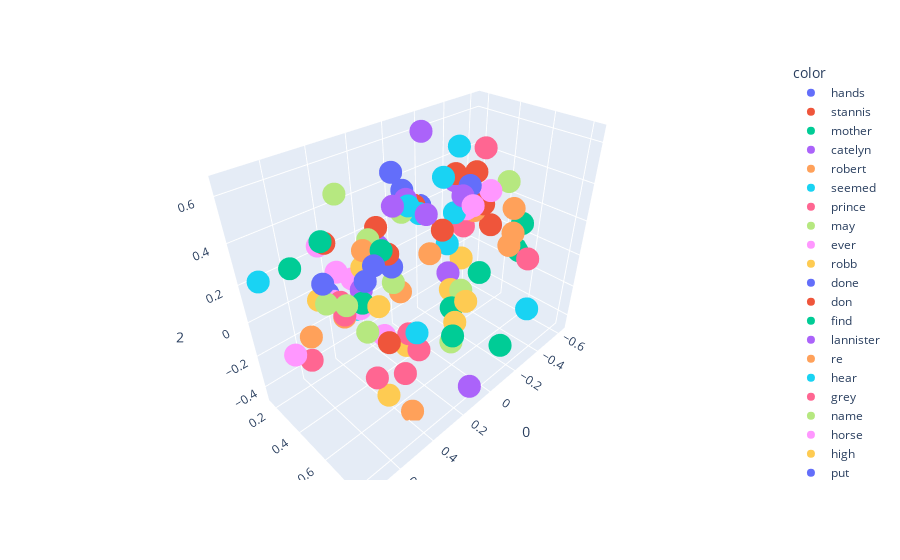

Notebook code cell kept with this figure:
### Code cell
import plotly.express as px
fig = px.scatter_3d(X[200:300],x=0,y=1,z=2, color=y[200:300])
fig.show()

### Figure 1 — Plotly figure (JSON) as saved in the notebook; plotly's stock layout.template omitted (floating-point values rounded to 4 significant figures)
{"data": [{"hovertemplate": "color=hands<br>0=%{x}<br>1=%{y}<br>2=%{z}<extra></extra>", "legendgroup": "hands", "marker": {"color": "#636efa", "symbol": "circle"}, "mode": "markers", "name": "hands", "scene": "scene", "showlegend": true, "type": "scatter3d", "x": [-0.2424], "y": [0.459], "z": [0.399]}, {"hovertemplate": "color=stannis<br>0=%{x}<br>1=%{y}<br>2=%{z}<extra></extra>", "legendgroup": "stannis", "marker": {"color": "#EF553B", "symbol": "circle"}, "mode": "markers", "name": "stannis", "scene": "scene", "showlegend": true, "type": "scatter3d", "x": [0.4143], "y": [0.6066], "z": [-0.05721]}, {"hovertemplate": "color=mother<br>0=%{x}<br>1=%{y}<br>2=%{z}<extra></extra>", "legendgroup": "mother", "marker": {"color": "#00cc96", "symbol": "circle"}, "mode": "markers", "name": "mother", "scene": "scene", "showlegend": true, "type": "scatter3d", "x": [0.4661], "y": [0.5134], "z": [0.134]}, {"hovertemplate": "color=catelyn<br>0=%{x}<br>1=%{y}<br>2=%{z}<extra></extra>", "legendgroup": "catelyn", "marker": {"color": "#ab63fa", "symbol": "circle"}, "mode": "markers", "name": "catelyn", "scene": "scene", "showlegend": true, "type": "scatter3d", "x": [0.2362], "y": [0.3438], "z": [0.2304]}, {"hovertemplate": "color=robert<br>0=%{x}<br>1=%{y}<br>2=%{z}<extra></extra>", "legendgroup": "robert", "marker": {"color": "#FFA15A", "symbol": "circle"}, "mode": "markers", "name": "robert", "scene": "scene", "showlegend": true, "type": "scatter3d", "x": [0.5309], "y": [0.4709], "z": [0.07356]}, {"hovertemplate": "color=seemed<br>0=%{x}<br>1=%{y}<br>2=%{z}<extra></extra>", "legendgroup": "seemed", "marker": {"color": "#19d3f3", "symbol": "circle"}, "mode": "markers", "name": "seemed", "scene": "scene", "showlegend": true, "type": "scatter3d", "x": [0.0364], "y": [0.405], "z": [0.3387]}, {"hovertemplate": "color=prince<br>0=%{x}<br>1=%{y}<br>2=%{z}<extra></extra>", "legendgroup": "prince", "marker": {"color": "#FF6692", "symbol": "circle"}, "mode": "markers", "name": "prince", "scene": "scene", "showlegend": true, "type": "scatter3d", "x": [0.5334], "y": [0.4553], "z": [0.1443]}, {"hovertemplate": "color=may<br>0=%{x}<br>1=%{y}<br>2=%{z}<extra></extra>", "legendgroup": "may", "marker": {"color": "#B6E880", "symbol": "circle"}, "mode": "markers", "name": "may", "scene": "scene", "showlegend": true, "type": "scatter3d", "x": [0.5861], "y": [0.4373], "z": [0.1544]}, {"hovertemplate": "color=ever<br>0=%{x}<br>1=%{y}<br>2=%{z}<extra></extra>", "legendgroup": "ever", "marker": {"color": "#FF97FF", "symbol": "circle"}, "mode": "markers", "name": "ever", "scene": "scene", "showlegend": true, "type": "scatter3d", "x": [0.4778], "y": [0.5118], "z": [0.1111]}, {"hovertemplate": "color=robb<br>0=%{x}<br>1=%{y}<br>2=%{z}<extra></extra>", "legendgroup": "robb", "marker": {"color": "#FECB52", "symbol": "circle"}, "mode": "markers", "name": "robb", "scene": "scene", "showlegend": true, "type": "scatter3d", "x": [0.4077], "y": [0.4508], "z": [0.2515]}, {"hovertemplate": "color=done<br>0=%{x}<br>1=%{y}<br>2=%{z}<extra></extra>", "legendgroup": "done", "marker": {"color": "#636efa", "symbol": "circle"}, "mode": "markers", "name": "done", "scene": "scene", "showlegend": true, "type": "scatter3d", "x": [0.4794], "y": [0.5635], "z": [0.278]}, {"hovertemplate": "color=don<br>0=%{x}<br>1=%{y}<br>2=%{z}<extra></extra>", "legendgroup": "don", "marker": {"color": "#EF553B", "symbol": "circle"}, "mode": "markers", "name": "don", "scene": "scene", "showlegend": true, "type": "scatter3d", "x": [0.4913], "y": [0.3242], "z": [0.3489]}, {"hovertemplate": "color=find<br>0=%{x}<br>1=%{y}<br>2=%{z}<extra></extra>", "legendgroup": "find", "marker": {"color": "#00cc96", "symbol": "circle"}, "mode": "markers", "name": "find", "scene": "scene", "showlegend": true, "type": "scatter3d", "x": [0.4183], "y": [0.5965], "z": [0.4057]}, {"hovertemplate": "color=lannister<br>0=%{x}<br>1=%{y}<br>2=%{z}<extra></extra>", "legendgroup": "lannister", "marker": {"color": "#ab63fa", "symbol": "circle"}, "mode": "markers", "name": "lannister", "scene": "scene", "showlegend": true, "type": "scatter3d", "x": [0.3878], "y": [0.4038], "z": [0.09944]}, {"hovertemplate": "color=re<br>0=%{x}<br>1=%{y}<br>2=%{z}<extra></extra>", "legendgroup": "re", "marker": {"color": "#FFA15A", "symbol": "circle"}, "mode": "markers", "name": "re", "scene": "scene", "showlegend": true, "type": "scatter3d", "x": [0.378], "y": [0.4251], "z": [0.3088]}, {"hovertemplate": "color=hear<br>0=%{x}<br>1=%{y}<br>2=%{z}<extra></extra>", "legendgroup": "hear", "marker": {"color": "#19d3f3", "symbol": "circle"}, "mode": "markers", "name": "hear", "scene": "scene", "showlegend": true, "type": "scatter3d", "x": [0.1898], "y": [0.5007], "z": [0.4707]}, {"hovertemplate": "color=grey<br>0=%{x}<br>1=%{y}<br>2=%{z}<extra></extra>", "legendgroup": "grey", "marker": {"color": "#FF6692", "symbol": "circle"}, "mode": "markers", "name": "grey", "scene": "scene", "showlegend": true, "type": "scatter3d", "x": [-0.4466], "y": [0.254], "z": [0.01379]}, {"hovertemplate": "color=name<br>0=%{x}<br>1=%{y}<br>2=%{z}<extra></extra>", "legendgroup": "name", "marker": {"color": "#B6E880", "symbol": "circle"}, "mode": "markers", "name": "name", "scene": "scene", "showlegend": true, "type": "scatter3d", "x": [0.5872], "y": [0.5804], "z": [0.2296]}, {"hovertemplate": "color=horse<br>0=%{x}<br>1=%{y}<br>2=%{z}<extra></extra>", "legendgroup": "horse", "marker": {"color": "#FF97FF", "symbol": "circle"}, "mode": "markers", "name": "horse", "scene": "scene", "showlegend": true, "type": "scatter3d", "x": [-0.3359], "y": [0.5092], "z": [0.3577]}, {"hovertemplate": "color=high<br>0=%{x}<br>1=%{y}<br>2=%{z}<extra></extra>", "legendgroup": "high", "marker": {"color": "#FECB52", "symbol": "circle"}, "mode": "markers", "name": "high", "scene": "scene", "showlegend": true, "type": "scatter3d", "x": [-0.1483], "y": [0.4395], "z": [-0.1684]}, {"hovertemplate": "color=put<br>0=%{x}<br>1=%{y}<br>2=%{z}<extra></extra>", "legendgroup": "put", "marker": {"color": "#636efa", "symbol": "circle"}, "mode": "markers", "name": "put", "scene": "scene", "showlegend": true, "type": "scatter3d", "x": [0.2758], "y": [0.5041], "z": [0.645]}, {"hovertemplate": "color=wine<br>0=%{x}<br>1=%{y}<br>2=%{z}<extra></extra>", "legendgroup": "wine", "marker": {"color": "#EF553B", "symbol": "circle"}, "mode": "markers", "name": "wine", "scene": "scene", "showlegend": true, "type": "scatter3d", "x": [-0.0365], "y": [0.2939], "z": [0.3113]}, {"hovertemplate": "color=stone<br>0=%{x}<br>1=%{y}<br>2=%{z}<extra></extra>", "legendgroup": "stone", "marker": {"color": "#00cc96", "symbol": "circle"}, "mode": "markers", "name": "stone", "scene": "scene", "showlegend": true, "type": "scatter3d", "x": [-0.622], "y": [0.5177], "z": [-0.1094]}, {"hovertemplate": "color=hard<br>0=%{x}<br>1=%{y}<br>2=%{z}<extra></extra>", "legendgroup": "hard", "marker": {"color": "#ab63fa", "symbol": "circle"}, "mode": "markers", "name": "hard", "scene": "scene", "showlegend": true, "type": "scatter3d", "x": [-0.2983], "y": [0.3136], "z": [0.3559]}, {"hovertemplate": "color=water<br>0=%{x}<br>1=%{y}<br>2=%{z}<extra></extra>", "legendgroup": "water", "marker": {"color": "#FFA15A", "symbol": "circle"}, "mode": "markers", "name": "water", "scene": "scene", "showlegend": true, "type": "scatter3d", "x": [-0.5435], "y": [0.5098], "z": [0.1834]}, {"hovertemplate": "color=upon<br>0=%{x}<br>1=%{y}<br>2=%{z}<extra></extra>", "legendgroup": "upon", "marker": {"color": "#19d3f3", "symbol": "circle"}, "mode": "markers", "name": "upon", "scene": "scene", "showlegend": true, "type": "scatter3d", "x": [-0.1272], "y": [0.429], "z": [0.1171]}, {"hovertemplate": "color=fire<br>0=%{x}<br>1=%{y}<br>2=%{z}<extra></extra>", "legendgroup": "fire", "marker": {"color": "#FF6692", "symbol": "circle"}, "mode": "markers", "name": "fire", "scene": "scene", "showlegend": true, "type": "scatter3d", "x": [-0.4535], "y": [0.6865], "z": [-0.00422]}, {"hovertemplate": "color=iron<br>0=%{x}<br>1=%{y}<br>2=%{z}<extra></extra>", "legendgroup": "iron", "marker": {"color": "#B6E880", "symbol": "circle"}, "mode": "markers", "name": "iron", "scene": "scene", "showlegend": true, "type": "scatter3d", "x": [-0.1639], "y": [0.4973], "z": [-0.15]}, {"hovertemplate": "color=until<br>0=%{x}<br>1=%{y}<br>2=%{z}<extra></extra>", "legendgroup": "until", "marker": {"color": "#FF97FF", "symbol": "circle"}, "mode": "markers", "name": "until", "scene": "scene", "showlegend": true, "type": "scatter3d", "x": [-0.09993], "y": [0.5999], "z": [0.4]}, {"hovertemplate": "color=these<br>0=%{x}<br>1=%{y}<br>2=%{z}<extra></extra>", "legendgroup": "these", "marker": {"color": "#FECB52", "symbol": "circle"}, "mode": "markers", "name": "these", "scene": "scene", "showlegend": true, "type": "scatter3d", "x": [0.4464], "y": [0.6206], "z": [-0.3504]}, {"hovertemplate": "color=voice<br>0=%{x}<br>1=%{y}<br>2=%{z}<extra></extra>", "legendgroup": "voice", "marker": {"color": "#636efa", "symbol": "circle"}, "mode": "markers", "name": "voice", "scene": "scene", "showlegend": true, "type": "scatter3d", "x": [0.04432], "y": [0.3031], "z": [0.4203]}, {"hovertemplate": "color=gone<br>0=%{x}<br>1=%{y}<br>2=%{z}<extra></extra>", "legendgroup": "gone", "marker": {"color": "#EF553B", "symbol": "circle"}, "mode": "markers", "name": "gone", "scene": "scene", "showlegend": true, "type": "scatter3d", "x": [0.04886], "y": [0.5604], "z": [0.3236]}, {"hovertemplate": "color=give<br>0=%{x}<br>1=%{y}<br>2=%{z}<extra></extra>", "legendgroup": "give", "marker": {"color": "#00cc96", "symbol": "circle"}, "mode": "markers", "name": "give", "scene": "scene", "showlegend": true, "type": "scatter3d", "x": [0.5815], "y": [0.4485], "z": [0.4517]}, {"hovertemplate": "color=sam<br>0=%{x}<br>1=%{y}<br>2=%{z}<extra></extra>", "legendgroup": "sam", "marker": {"color": "#ab63fa", "symbol": "circle"}, "mode": "markers", "name": "sam", "scene": "scene", "showlegend": true, "type": "scatter3d", "x": [0.04965], "y": [0.3322], "z": [0.3877]}, {"hovertemplate": "color=seen<br>0=%{x}<br>1=%{y}<br>2=%{z}<extra></extra>", "legendgroup": "seen", "marker": {"color": "#FFA15A", "symbol": "circle"}, "mode": "markers", "name": "seen", "scene": "scene", "showlegend": true, "type": "scatter3d", "x": [0.15], "y": [0.5856], "z": [0.2616]}, {"hovertemplate": "color=better<br>0=%{x}<br>1=%{y}<br>2=%{z}<extra></extra>", "legendgroup": "better", "marker": {"color": "#19d3f3", "symbol": "circle"}, "mode": "markers", "name": "better", "scene": "scene", "showlegend": true, "type": "scatter3d", "x": [0.4771], "y": [0.4807], "z": [0.08892]}, {"hovertemplate": "color=shall<br>0=%{x}<br>1=%{y}<br>2=%{z}<extra></extra>", "legendgroup": "shall", "marker": {"color": "#FF6692", "symbol": "circle"}, "mode": "markers", "name": "shall", "scene": "scene", "showlegend": true, "type": "scatter3d", "x": [0.5451], "y": [0.4957], "z": [0.1074]}, {"hovertemplate": "color=ned<br>0=%{x}<br>1=%{y}<br>2=%{z}<extra></extra>", "legendgroup": "ned", "marker": {"color": "#B6E880", "symbol": "circle"}, "mode": "markers", "name": "ned", "scene": "scene", "showlegend": true, "type": "scatter3d", "x": [0.2792], "y": [0.335], "z": [0.2777]}, {"hovertemplate": "color=always<br>0=%{x}<br>1=%{y}<br>2=%{z}<extra></extra>", "legendgroup": "always", "marker": {"color": "#FF97FF", "symbol": "circle"}, "mode": "markers", "name": "always", "scene": "scene", "showlegend": true, "type": "scatter3d", "x": [0.5198], "y": [0.3862], "z": [0.102]}, {"hovertemplate": "color=years<br>0=%{x}<br>1=%{y}<br>2=%{z}<extra></extra>", "legendgroup": "years", "marker": {"color": "#FECB52", "symbol": "circle"}, "mode": "markers", "name": "years", "scene": "scene", "showlegend": true, "type": "scatter3d", "x": [0.3086], "y": [0.5977], "z": [-0.1509]}, {"hovertemplate": "color=between<br>0=%{x}<br>1=%{y}<br>2=%{z}<extra></extra>", "legendgroup": "between", "marker": {"color": "#636efa", "symbol": "circle"}, "mode": "markers", "name": "between", "scene": "scene", "showlegend": true, "type": "scatter3d", "x": [-0.3909], "y": [0.3452], "z": [0.2525]}, {"hovertemplate": "color=dark<br>0=%{x}<br>1=%{y}<br>2=%{z}<extra></extra>", "legendgroup": "dark", "marker": {"color": "#EF553B", "symbol": "circle"}, "mode": "markers", "name": "dark", "scene": "scene", "showlegend": true, "type": "scatter3d", "x": [-0.4958], "y": [0.4028], "z": [0.062]}, {"hovertemplate": "color=place<br>0=%{x}<br>1=%{y}<br>2=%{z}<extra></extra>", "legendgroup": "place", "marker": {"color": "#00cc96", "symbol": "circle"}, "mode": "markers", "name": "place", "scene": "scene", "showlegend": true, "type": "scatter3d", "x": [0.2309], "y": [0.8008], "z": [-0.01172]}, {"hovertemplate": "color=small<br>0=%{x}<br>1=%{y}<br>2=%{z}<extra></extra>", "legendgroup": "small", "marker": {"color": "#ab63fa", "symbol": "circle"}, "mode": "markers", "name": "small", "scene": "scene", "showlegend": true, "type": "scatter3d", "x": [-0.2174], "y": [0.3565], "z": [-0.1384]}, {"hovertemplate": "color=cold<br>0=%{x}<br>1=%{y}<br>2=%{z}<extra></extra>", "legendgroup": "cold", "marker": {"color": "#FFA15A", "symbol": "circle"}, "mode": "markers", "name": "cold", "scene": "scene", "showlegend": true, "type": "scatter3d", "x": [-0.3196], "y": [0.4282], "z": [0.2255]}, {"hovertemplate": "color=winterfell<br>0=%{x}<br>1=%{y}<br>2=%{z}<extra></extra>", "legendgroup": "winterfell", "marker": {"color": "#19d3f3", "symbol": "circle"}, "mode": "markers", "name": "winterfell", "scene": "scene", "showlegend": true, "type": "scatter3d", "x": [0.3473], "y": [0.7079], "z": [0.02048]}, {"hovertemplate": "color=most<br>0=%{x}<br>1=%{y}<br>2=%{z}<extra></extra>", "legendgroup": "most", "marker": {"color": "#FF6692", "symbol": "circle"}, "mode": "markers", "name": "most", "scene": "scene", "showlegend": true, "type": "scatter3d", "x": [0.4534], "y": [0.5542], "z": [-0.2833]}, {"hovertemplate": "color=hundred<br>0=%{x}<br>1=%{y}<br>2=%{z}<extra></extra>", "legendgroup": "hundred", "marker": {"color": "#B6E880", "symbol": "circle"}, "mode": "markers", "name": "hundred", "scene": "scene", "showlegend": true, "type": "scatter3d", "x": [0.008283], "y": [0.5951], "z": [-0.3316]}, {"hovertemplate": "color=stood<br>0=%{x}<br>1=%{y}<br>2=%{z}<extra></extra>", "legendgroup": "stood", "marker": {"color": "#FF97FF", "symbol": "circle"}, "mode": "markers", "name": "stood", "scene": "scene", "showlegend": true, "type": "scatter3d", "x": [-0.2717], "y": [0.4166], "z": [0.2491]}, {"hovertemplate": "color=end<br>0=%{x}<br>1=%{y}<br>2=%{z}<extra></extra>", "legendgroup": "end", "marker": {"color": "#FECB52", "symbol": "circle"}, "mode": "markers", "name": "end", "scene": "scene", "showlegend": true, "type": "scatter3d", "x": [0.1091], "y": [0.7606], "z": [0.0816]}, {"hovertemplate": "color=sister<br>0=%{x}<br>1=%{y}<br>2=%{z}<extra></extra>", "legendgroup": "sister", "marker": {"color": "#636efa", "symbol": "circle"}, "mode": "markers", "name": "sister", "scene": "scene", "showlegend": true, "type": "scatter3d", "x": [0.5919], "y": [0.4401], "z": [0.2588]}, {"hovertemplate": "color=words<br>0=%{x}<br>1=%{y}<br>2=%{z}<extra></extra>", "legendgroup": "words", "marker": {"color": "#EF553B", "symbol": "circle"}, "mode": "markers", "name": "words", "scene": "scene", "showlegend": true, "type": "scatter3d", "x": [0.2888], "y": [0.4765], "z": [0.2733]}, {"hovertemplate": "color=sea<br>0=%{x}<br>1=%{y}<br>2=%{z}<extra></extra>", "legendgroup": "sea", "marker": {"color": "#00cc96", "symbol": "circle"}, "mode": "markers", "name": "sea", "scene": "scene", "showlegend": true, "type": "scatter3d", "x": [-0.1147], "y": [0.8072], "z": [-0.2946]}, {"hovertemplate": "color=right<br>0=%{x}<br>1=%{y}<br>2=%{z}<extra></extra>", "legendgroup": "right", "marker": {"color": "#ab63fa", "symbol": "circle"}, "mode": "markers", "name": "right", "scene": "scene", "showlegend": true, "type": "scatter3d", "x": [-0.09733], "y": [0.5423], "z": [0.4277]}, {"hovertemplate": "color=nothing<br>0=%{x}<br>1=%{y}<br>2=%{z}<extra></extra>", "legendgroup": "nothing", "marker": {"color": "#FFA15A", "symbol": "circle"}, "mode": "markers", "name": "nothing", "scene": "scene", "showlegend": true, "type": "scatter3d", "x": [0.2615], "y": [0.516], "z": [0.08244]}, {"hovertemplate": "color=walls<br>0=%{x}<br>1=%{y}<br>2=%{z}<extra></extra>", "legendgroup": "walls", "marker": {"color": "#19d3f3", "symbol": "circle"}, "mode": "markers", "name": "walls", "scene": "scene", "showlegend": true, "type": "scatter3d", "x": [-0.4114], "y": [0.7472], "z": [-0.2727]}, {"hovertemplate": "color=fingers<br>0=%{x}<br>1=%{y}<br>2=%{z}<extra></extra>", "legendgroup": "fingers", "marker": {"color": "#FF6692", "symbol": "circle"}, "mode": "markers", "name": "fingers", "scene": "scene", "showlegend": true, "type": "scatter3d", "x": [-0.4862], "y": [0.3447], "z": [0.4813]}, {"hovertemplate": "color=same<br>0=%{x}<br>1=%{y}<br>2=%{z}<extra></extra>", "legendgroup": "same", "marker": {"color": "#B6E880", "symbol": "circle"}, "mode": "markers", "name": "same", "scene": "scene", "showlegend": true, "type": "scatter3d", "x": [0.2943], "y": [0.5102], "z": [0.1465]}, {"hovertemplate": "color=house<br>0=%{x}<br>1=%{y}<br>2=%{z}<extra></extra>", "legendgroup": "house", "marker": {"color": "#FF97FF", "symbol": "circle"}, "mode": "markers", "name": "house", "scene": "scene", "showlegend": true, "type": "scatter3d", "x": [0.2985], "y": [0.4303], "z": [-0.2062]}, {"hovertemplate": "color=cloak<br>0=%{x}<br>1=%{y}<br>2=%{z}<extra></extra>", "legendgroup": "cloak", "marker": {"color": "#FECB52", "symbol": "circle"}, "mode": "markers", "name": "cloak", "scene": "scene", "showlegend": true, "type": "scatter3d", "x": [-0.4049], "y": [0.3154], "z": [0.2883]}, {"hovertemplate": "color=young<br>0=%{x}<br>1=%{y}<br>2=%{z}<extra></extra>", "legendgroup": "young", "marker": {"color": "#636efa", "symbol": "circle"}, "mode": "markers", "name": "young", "scene": "scene", "showlegend": true, "type": "scatter3d", "x": [0.4712], "y": [0.2649], "z": [0.05098]}, {"hovertemplate": "color=beside<br>0=%{x}<br>1=%{y}<br>2=%{z}<extra></extra>", "legendgroup": "beside", "marker": {"color": "#EF553B", "symbol": "circle"}, "mode": "markers", "name": "beside", "scene": "scene", "showlegend": true, "type": "scatter3d", "x": [-0.2572], "y": [0.354], "z": [0.42]}, {"hovertemplate": "color=does<br>0=%{x}<br>1=%{y}<br>2=%{z}<extra></extra>", "legendgroup": "does", "marker": {"color": "#00cc96", "symbol": "circle"}, "mode": "markers", "name": "does", "scene": "scene", "showlegend": true, "type": "scatter3d", "x": [0.6535], "y": [0.3162], "z": [0.3007]}, {"hovertemplate": "color=get<br>0=%{x}<br>1=%{y}<br>2=%{z}<extra></extra>", "legendgroup": "get", "marker": {"color": "#ab63fa", "symbol": "circle"}, "mode": "markers", "name": "get", "scene": "scene", "showlegend": true, "type": "scatter3d", "x": [0.2144], "y": [0.63], "z": [0.4918]}, {"hovertemplate": "color=seven<br>0=%{x}<br>1=%{y}<br>2=%{z}<extra></extra>", "legendgroup": "seven", "marker": {"color": "#FFA15A", "symbol": "circle"}, "mode": "markers", "name": "seven", "scene": "scene", "showlegend": true, "type": "scatter3d", "x": [0.3714], "y": [0.6937], "z": [-0.4621]}, {"hovertemplate": "color=mouth<br>0=%{x}<br>1=%{y}<br>2=%{z}<extra></extra>", "legendgroup": "mouth", "marker": {"color": "#19d3f3", "symbol": "circle"}, "mode": "markers", "name": "mouth", "scene": "scene", "showlegend": true, "type": "scatter3d", "x": [-0.2926], "y": [0.339], "z": [0.5424]}, {"hovertemplate": "color=watch<br>0=%{x}<br>1=%{y}<br>2=%{z}<extra></extra>", "legendgroup": "watch", "marker": {"color": "#FF6692", "symbol": "circle"}, "mode": "markers", "name": "watch", "scene": "scene", "showlegend": true, "type": "scatter3d", "x": [0.334], "y": [0.6432], "z": [-0.03483]}, {"hovertemplate": "color=door<br>0=%{x}<br>1=%{y}<br>2=%{z}<extra></extra>", "legendgroup": "door", "marker": {"color": "#B6E880", "symbol": "circle"}, "mode": "markers", "name": "door", "scene": "scene", "showlegend": true, "type": "scatter3d", "x": [-0.4256], "y": [0.5452], "z": [0.3865]}, {"hovertemplate": "color=joffrey<br>0=%{x}<br>1=%{y}<br>2=%{z}<extra></extra>", "legendgroup": "joffrey", "marker": {"color": "#FF97FF", "symbol": "circle"}, "mode": "markers", "name": "joffrey", "scene": "scene", "showlegend": true, "type": "scatter3d", "x": [0.4932], "y": [0.3901], "z": [0.2406]}, {"hovertemplate": "color=green<br>0=%{x}<br>1=%{y}<br>2=%{z}<extra></extra>", "legendgroup": "green", "marker": {"color": "#FECB52", "symbol": "circle"}, "mode": "markers", "name": "green", "scene": "scene", "showlegend": true, "type": "scatter3d", "x": [-0.4127], "y": [0.2768], "z": [-0.1731]}, {"hovertemplate": "color=big<br>0=%{x}<br>1=%{y}<br>2=%{z}<extra></extra>", "legendgroup": "big", "marker": {"color": "#636efa", "symbol": "circle"}, "mode": "markers", "name": "big", "scene": "scene", "showlegend": true, "type": "scatter3d", "x": [-0.2057], "y": [0.1576], "z": [0.1954]}, {"hovertemplate": "color=under<br>0=%{x}<br>1=%{y}<br>2=%{z}<extra></extra>", "legendgroup": "under", "marker": {"color": "#EF553B", "symbol": "circle"}, "mode": "markers", "name": "under", "scene": "scene", "showlegend": true, "type": "scatter3d", "x": [-0.5147], "y": [0.2717], "z": [0.3214]}, {"hovertemplate": "color=few<br>0=%{x}<br>1=%{y}<br>2=%{z}<extra></extra>", "legendgroup": "few", "marker": {"color": "#00cc96", "symbol": "circle"}, "mode": "markers", "name": "few", "scene": "scene", "showlegend": true, "type": "scatter3d", "x": [0.001842], "y": [0.584], "z": [-0.12]}, {"hovertemplate": "color=sent<br>0=%{x}<br>1=%{y}<br>2=%{z}<extra></extra>", "legendgroup": "sent", "marker": {"color": "#ab63fa", "symbol": "circle"}, "mode": "markers", "name": "sent", "scene": "scene", "showlegend": true, "type": "scatter3d", "x": [0.2707], "y": [0.4996], "z": [0.4995]}, {"hovertemplate": "color=perhaps<br>0=%{x}<br>1=%{y}<br>2=%{z}<extra></extra>", "legendgroup": "perhaps", "marker": {"color": "#FFA15A", "symbol": "circle"}, "mode": "markers", "name": "perhaps", "scene": "scene", "showlegend": true, "type": "scatter3d", "x": [0.714], "y": [0.5071], "z": [0.106]}, {"hovertemplate": "color=almost<br>0=%{x}<br>1=%{y}<br>2=%{z}<extra></extra>", "legendgroup": "almost", "marker": {"color": "#19d3f3", "symbol": "circle"}, "mode": "markers", "name": "almost", "scene": "scene", "showlegend": true, "type": "scatter3d", "x": [-0.2013], "y": [0.3263], "z": [0.4102]}, {"hovertemplate": "color=such<br>0=%{x}<br>1=%{y}<br>2=%{z}<extra></extra>", "legendgroup": "such", "marker": {"color": "#FF6692", "symbol": "circle"}, "mode": "markers", "name": "such", "scene": "scene", "showlegend": true, "type": "scatter3d", "x": [0.6826], "y": [0.4174], "z": [-0.1054]}, {"hovertemplate": "color=wanted<br>0=%{x}<br>1=%{y}<br>2=%{z}<extra></extra>", "legendgroup": "wanted", "marker": {"color": "#B6E880", "symbol": "circle"}, "mode": "markers", "name": "wanted", "scene": "scene", "showlegend": true, "type": "scatter3d", "x": [0.4674], "y": [0.4024], "z": [0.5871]}, {"hovertemplate": "color=true<br>0=%{x}<br>1=%{y}<br>2=%{z}<extra></extra>", "legendgroup": "true", "marker": {"color": "#FF97FF", "symbol": "circle"}, "mode": "markers", "name": "true", "scene": "scene", "showlegend": true, "type": "scatter3d", "x": [0.7526], "y": [0.4236], "z": [-0.02183]}, {"hovertemplate": "color=daughter<br>0=%{x}<br>1=%{y}<br>2=%{z}<extra></extra>", "legendgroup": "daughter", "marker": {"color": "#FECB52", "symbol": "circle"}, "mode": "markers", "name": "daughter", "scene": "scene", "showlegend": true, "type": "scatter3d", "x": [0.5343], "y": [0.2871], "z": [0.05991]}, {"hovertemplate": "color=leave<br>0=%{x}<br>1=%{y}<br>2=%{z}<extra></extra>", "legendgroup": "leave", "marker": {"color": "#636efa", "symbol": "circle"}, "mode": "markers", "name": "leave", "scene": "scene", "showlegend": true, "type": "scatter3d", "x": [0.4868], "y": [0.633], "z": [0.3883]}, {"hovertemplate": "color=while<br>0=%{x}<br>1=%{y}<br>2=%{z}<extra></extra>", "legendgroup": "while", "marker": {"color": "#EF553B", "symbol": "circle"}, "mode": "markers", "name": "while", "scene": "scene", "showlegend": true, "type": "scatter3d", "x": [-0.329], "y": [0.477], "z": [0.2773]}, {"hovertemplate": "color=wind<br>0=%{x}<br>1=%{y}<br>2=%{z}<extra></extra>", "legendgroup": "wind", "marker": {"color": "#00cc96", "symbol": "circle"}, "mode": "markers", "name": "wind", "scene": "scene", "showlegend": true, "type": "scatter3d", "x": [-0.5622], "y": [0.5595], "z": [0.1068]}, {"hovertemplate": "color=city<br>0=%{x}<br>1=%{y}<br>2=%{z}<extra></extra>", "legendgroup": "city", "marker": {"color": "#ab63fa", "symbol": "circle"}, "mode": "markers", "name": "city", "scene": "scene", "showlegend": true, "type": "scatter3d", "x": [0.1427], "y": [0.8377], "z": [-0.3601]}, {"hovertemplate": "color=light<br>0=%{x}<br>1=%{y}<br>2=%{z}<extra></extra>", "legendgroup": "light", "marker": {"color": "#FFA15A", "symbol": "circle"}, "mode": "markers", "name": "light", "scene": "scene", "showlegend": true, "type": "scatter3d", "x": [-0.3913], "y": [0.6067], "z": [0.06851]}, {"hovertemplate": "color=arms<br>0=%{x}<br>1=%{y}<br>2=%{z}<extra></extra>", "legendgroup": "arms", "marker": {"color": "#19d3f3", "symbol": "circle"}, "mode": "markers", "name": "arms", "scene": "scene", "showlegend": true, "type": "scatter3d", "x": [-0.1837], "y": [0.419], "z": [0.2629]}, {"hovertemplate": "color=children<br>0=%{x}<br>1=%{y}<br>2=%{z}<extra></extra>", "legendgroup": "children", "marker": {"color": "#FF6692", "symbol": "circle"}, "mode": "markers", "name": "children", "scene": "scene", "showlegend": true, "type": "scatter3d", "x": [0.3827], "y": [0.6664], "z": [-0.2238]}, {"hovertemplate": "color=herself<br>0=%{x}<br>1=%{y}<br>2=%{z}<extra></extra>", "legendgroup": "herself", "marker": {"color": "#B6E880", "symbol": "circle"}, "mode": "markers", "name": "herself", "scene": "scene", "showlegend": true, "type": "scatter3d", "x": [0.09089], "y": [0.3472], "z": [0.3436]}, {"hovertemplate": "color=sweet<br>0=%{x}<br>1=%{y}<br>2=%{z}<extra></extra>", "legendgroup": "sweet", "marker": {"color": "#FF97FF", "symbol": "circle"}, "mode": "markers", "name": "sweet", "scene": "scene", "showlegend": true, "type": "scatter3d", "x": [0.4409], "y": [0.185], "z": [0.2503]}, {"hovertemplate": "color=others<br>0=%{x}<br>1=%{y}<br>2=%{z}<extra></extra>", "legendgroup": "others", "marker": {"color": "#FECB52", "symbol": "circle"}, "mode": "markers", "name": "others", "scene": "scene", "showlegend": true, "type": "scatter3d", "x": [0.05458], "y": [0.6559], "z": [-0.1346]}, {"hovertemplate": "color=lost<br>0=%{x}<br>1=%{y}<br>2=%{z}<extra></extra>", "legendgroup": "lost", "marker": {"color": "#636efa", "symbol": "circle"}, "mode": "markers", "name": "lost", "scene": "scene", "showlegend": true, "type": "scatter3d", "x": [0.2949], "y": [0.5047], "z": [0.225]}, {"hovertemplate": "color=theon<br>0=%{x}<br>1=%{y}<br>2=%{z}<extra></extra>", "legendgroup": "theon", "marker": {"color": "#EF553B", "symbol": "circle"}, "mode": "markers", "name": "theon", "scene": "scene", "showlegend": true, "type": "scatter3d", "x": [0.2242], "y": [0.3252], "z": [0.312]}, {"hovertemplate": "color=each<br>0=%{x}<br>1=%{y}<br>2=%{z}<extra></extra>", "legendgroup": "each", "marker": {"color": "#00cc96", "symbol": "circle"}, "mode": "markers", "name": "each", "scene": "scene", "showlegend": true, "type": "scatter3d", "x": [-0.2349], "y": [0.5533], "z": [-0.04603]}, {"hovertemplate": "color=felt<br>0=%{x}<br>1=%{y}<br>2=%{z}<extra></extra>", "legendgroup": "felt", "marker": {"color": "#ab63fa", "symbol": "circle"}, "mode": "markers", "name": "felt", "scene": "scene", "showlegend": true, "type": "scatter3d", "x": [-0.1105], "y": [0.2699], "z": [0.6424]}, {"hovertemplate": "color=side<br>0=%{x}<br>1=%{y}<br>2=%{z}<extra></extra>", "legendgroup": "side", "marker": {"color": "#FFA15A", "symbol": "circle"}, "mode": "markers", "name": "side", "scene": "scene", "showlegend": true, "type": "scatter3d", "x": [-0.2899], "y": [0.6916], "z": [0.2206]}, {"hovertemplate": "color=yes<br>0=%{x}<br>1=%{y}<br>2=%{z}<extra></extra>", "legendgroup": "yes", "marker": {"color": "#19d3f3", "symbol": "circle"}, "mode": "markers", "name": "yes", "scene": "scene", "showlegend": true, "type": "scatter3d", "x": [0.7574], "y": [0.2409], "z": [0.2514]}, {"hovertemplate": "color=brothers<br>0=%{x}<br>1=%{y}<br>2=%{z}<extra></extra>", "legendgroup": "brothers", "marker": {"color": "#FF6692", "symbol": "circle"}, "mode": "markers", "name": "brothers", "scene": "scene", "showlegend": true, "type": "scatter3d", "x": [0.3139], "y": [0.6828], "z": [-0.1159]}, {"hovertemplate": "color=best<br>0=%{x}<br>1=%{y}<br>2=%{z}<extra></extra>", "legendgroup": "best", "marker": {"color": "#B6E880", "symbol": "circle"}, "mode": "markers", "name": "best", "scene": "scene", "showlegend": true, "type": "scatter3d", "x": [0.5551], "y": [0.6539], "z": [0.1232]}, {"hovertemplate": "color=very<br>0=%{x}<br>1=%{y}<br>2=%{z}<extra></extra>", "legendgroup": "very", "marker": {"color": "#FF97FF", "symbol": "circle"}, "mode": "markers", "name": "very", "scene": "scene", "showlegend": true, "type": "scatter3d", "x": [0.3763], "y": [0.3251], "z": [0.1127]}, {"hovertemplate": "color=die<br>0=%{x}<br>1=%{y}<br>2=%{z}<extra></extra>", "legendgroup": "die", "marker": {"color": "#FECB52", "symbol": "circle"}, "mode": "markers", "name": "die", "scene": "scene", "showlegend": true, "type": "scatter3d", "x": [0.5036], "y": [0.6679], "z": [0.2273]}], "layout": {"legend": {"title": {"text": "color"}, "tracegroupgap": 0}, "margin": {"t": 60}, "scene": {"domain": {"x": [0, 1], "y": [0, 1]}, "xaxis": {"title": {"text": "0"}}, "yaxis": {"title": {"text": "1"}}, "zaxis": {"title": {"text": "2"}}}}}
